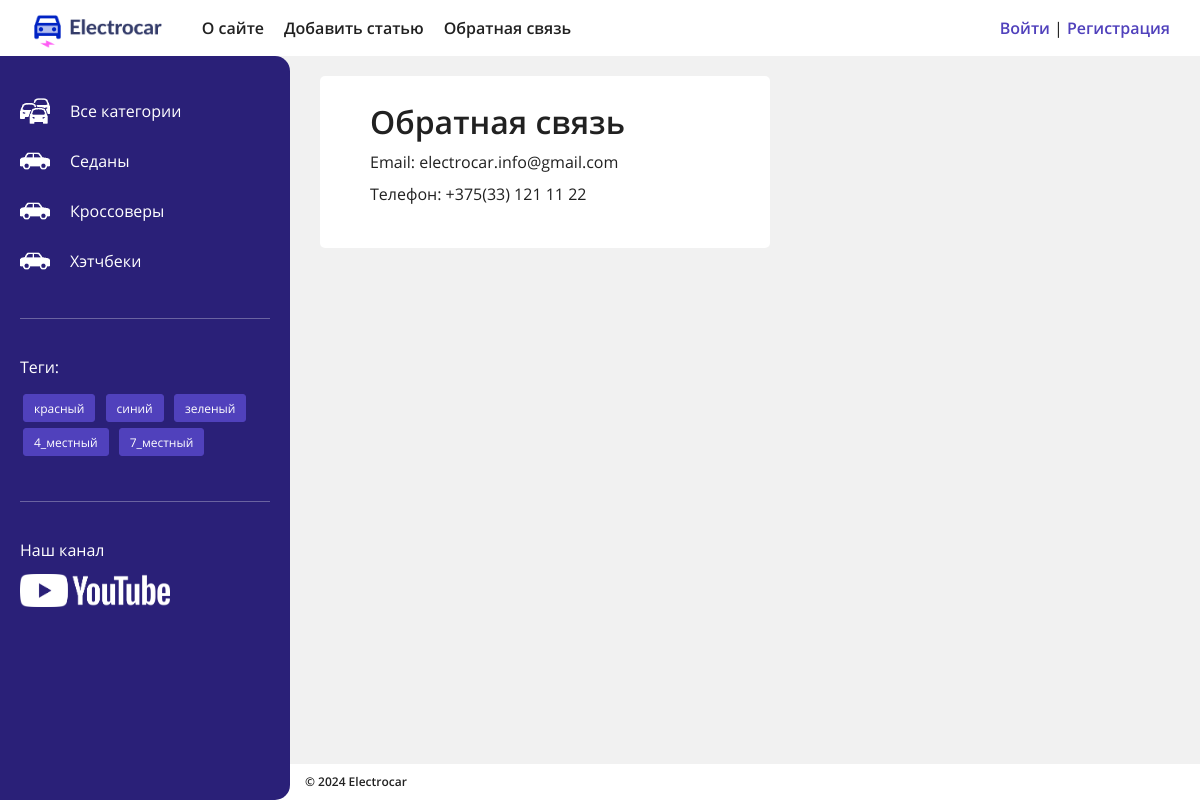
Page /contact/ on the committed database.
### cars/models.py (models this page shows, shortened)
class Category(models.Model):
    name = models.CharField(max_length=100, db_index=True, verbose_name="Категория")
    slug = models.SlugField(max_length=255, unique=True, db_index=True)
    def get_absolute_url(self):
        return reverse('category', kwargs={'cat_slug': self.slug})
    class Meta:
        verbose_name = 'Категория'
        verbose_name_plural = 'Категории'

class TagPost(models.Model):
    tag = models.CharField(max_length=100, db_index=True)
    slug = models.SlugField(max_length=255, unique=True, db_index=True)
    def get_absolute_url(self):
        return reverse('tag', kwargs={'tag_slug': self.slug})

### cars/views.py (the view)
# urls.py: path('contact/', views.contact, name='contact'),
def contact(request):
    contact_list = Cars.published.all()
    paginator = Paginator(contact_list, 4)
    page_number = request.GET.get('page')
    page_obj = paginator.get_page(page_number)
    return render(request, 'cars/contact.html', {'page_obj': page_obj, 'title': 'Обратная связь'})

### cars/models.py (called while the page is built)
    def get_queryset(self):
        return super().get_queryset().filter(is_published=Cars.Status.PUBLISHED)

### cars/templatetags/carstag.py (called while the page is built)
@register.inclusion_tag('cars/list_categories.html')
def show_categories(cat_selected_id=0):
    cats = Category.objects.all()
    return dict(cats=cats, cat_selected=cat_selected_id)

@register.inclusion_tag('cars/list_tags.html')
def show_all_tags():
    return {"tags": TagPost.objects.all()}

### users/context_processors.py (called while the page is built)
def get_cars_context(request):
    return {'mainmenu': menu}

### templates/cars/contact.html
{% extends 'base.html' %}
{% block content %}
<div class="app-block">
    <h1>{{title}}</h1>
    <p>Email:  electrocar.info@gmail.com</p>
    <p>Телефон: +375(33) 121 11 22</p>
</div>
{% endblock %}

### templates/cars/list_categories.html
{% load static %}
{% for cat in cats %}
{% if cat.id == cat_selected %}
<li class="selected">
    <img src="{% static 'cars/images/car.png' %}">
    <span>{{cat.name}}</span>
</li>
{% else %}
<li>
    <a href="{{ cat.get_absolute_url }}">
        <img src="{% static 'cars/images/car.png' %}">
        <span>{{cat.name}}</span>
    </a>
</li>
{% endif %}
{% endfor %}

### templates/cars/list_tags.html
{% if tags %}
<p>Теги:</p>
<ul class="tags-list">
    {% for t in tags %}
    <li><a href="{{t.get_absolute_url}}">{{t.tag}}</a></li>
    {% endfor %}
</ul>
{% endif %}

### static/cars/css/styles.css (style rules this page uses)
html { --text-color: #212121; --accent-color: #5041BC; --dark-color: #2a2078; --bg-color: #f1f1f1; --border-color: #c1c1c1; }
html, body { margin: 0; padding: 0; height: 100%; box-sizing: border-box; line-height: 1; }
a { text-decoration: none; }
ul { list-style: none; padding: 0; }
body { min-height: 100vh; display: flex; flex-direction: column; color: var(--text-color); font-family: 'Open Sans', sans-serif, Arial; min-width: 950px; overflow-x: hidden; }
.app-block { background: #ffffff; border-radius: 5px; padding: 30px 50px; width: 450px; box-sizing: border-box; }
.app-block h1 { margin: 0; }
.sidebar ul li { color: #ffffff; cursor: pointer; }
.sidebar .categories-list li { margin: 20px 0; }
.sidebar ul.categories-list li { color: #ffffff; display: flex; align-items: center; }
.sidebar ul.categories-list li img { width: 30px; margin-right: 20px; }
.sidebar ul.categories-list li a { color: #ffffff; display: flex; align-items: center; }
.sidebar ul.categories-list li span { display: inline-block; padding: 5px 0; }
.sidebar ul.tags-list { width: 100%; }
.sidebar ul.tags-list li { display: inline-block; background: var(--accent-color); border: 1px solid var(--accent-color); padding: 4px 10px 6px; color: #ffffff; border-radius: 3px; margin: 3px; }
.sidebar ul.tags-list li a { color: #ffffff; font-size: 12px; }

### rows in the picture
Category: name "Седаны"
Category: name "Кроссоверы"
Category: name "Хэтчбеки"
TagPost: tag "красный"
TagPost: tag "синий"
TagPost: tag "зеленый"
TagPost: tag "4_местный"
TagPost: tag "7_местный"

### other values in the picture
{{ m.title }} "О сайте" "Добавить статью" "Обратная связь"
{{ title }} "Обратная связь"
